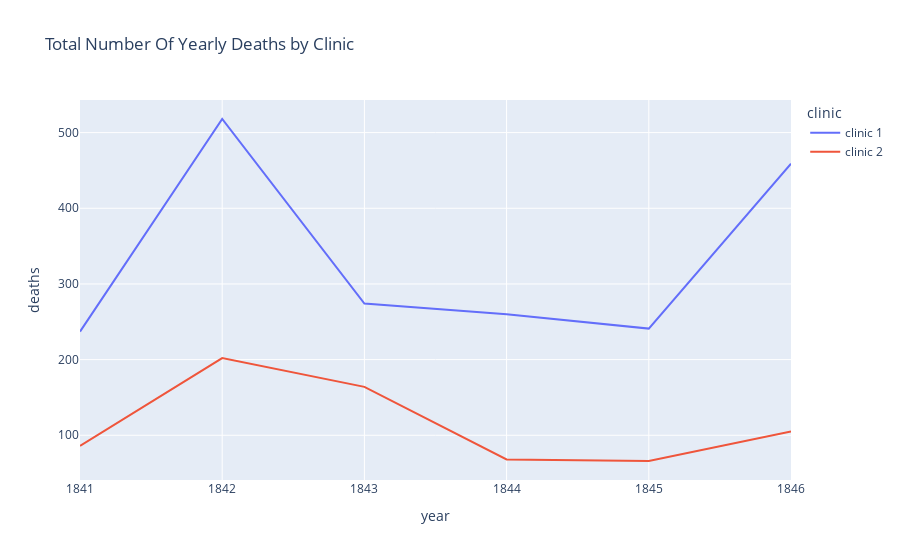

Here is the notebook cell this chart was saved with:
### Code cell
line = px.line(df_yearly, x='year', y='deaths', title='Total Number Of Yearly Deaths by Clinic', color='clinic')
line.show()

### Figure 1 — Plotly figure (JSON) as saved in the notebook; plotly's stock layout.template omitted (floating-point values rounded to 4 significant figures)
{"data": [{"hovertemplate": "clinic=clinic 1<br>year=%{x}<br>deaths=%{y}<extra></extra>", "legendgroup": "clinic 1", "line": {"color": "#636efa", "dash": "solid"}, "marker": {"symbol": "circle"}, "mode": "lines", "name": "clinic 1", "orientation": "v", "showlegend": true, "type": "scatter", "x": [1841, 1842, 1843, 1844, 1845, 1846], "xaxis": "x", "y": [237, 518, 274, 260, 241, 459], "yaxis": "y"}, {"hovertemplate": "clinic=clinic 2<br>year=%{x}<br>deaths=%{y}<extra></extra>", "legendgroup": "clinic 2", "line": {"color": "#EF553B", "dash": "solid"}, "marker": {"symbol": "circle"}, "mode": "lines", "name": "clinic 2", "orientation": "v", "showlegend": true, "type": "scatter", "x": [1841, 1842, 1843, 1844, 1845, 1846], "xaxis": "x", "y": [86, 202, 164, 68, 66, 105], "yaxis": "y"}], "layout": {"legend": {"title": {"text": "clinic"}, "tracegroupgap": 0}, "title": {"text": "Total Number Of Yearly Deaths by Clinic"}, "xaxis": {"anchor": "y", "domain": [0, 1], "title": {"text": "year"}}, "yaxis": {"anchor": "x", "domain": [0, 1], "title": {"text": "deaths"}}}}
